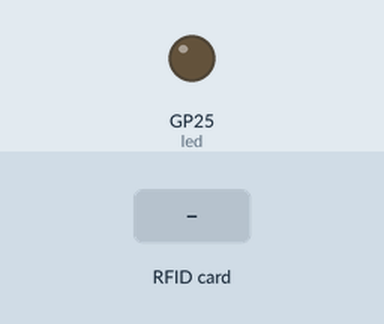
The program below on a simulated Raspberry Pi Pico running MicroPython. Parts: output pins drawn as LEDs (lit = HIGH). Dashed ring = blinking. Inputs (shaded band) come from the test bench. The interpreter's speed is modelled, so counts of loop turns are approximate; the RFID card's data blocks start empty; library files of the repository ran but are not shown: mfrc522.py; pins used as bus, display or sensor lines are not drawn; what the program prints to the serial console is not drawn.

Above: at 1.2 s.
1.3 s: RFID card 0C 22 38 4E held to the reader
At 2.0 s:
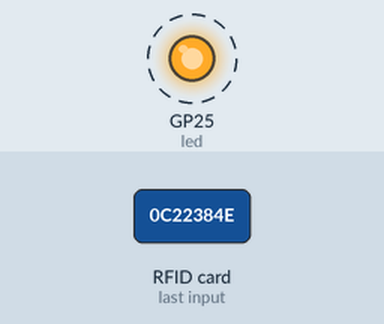
4.4 s: RFID card 01 C0 F2 06 held to the reader
At 5.5 s:
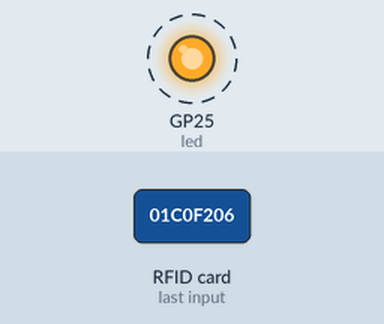
7.5 s: RFID card 05 BA 65 06 held to the reader
Timing chart, 0 to 12.7 s (numbered marks = the images above; inputs shaded):
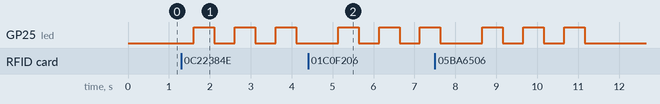

The program:

HW_access_control_secure.py
```python
from mfrc522 import MFRC522
from machine import Pin
import utime

# =========================
# LED SETUP
# =========================
led = Pin(25, Pin.OUT)

# =========================
# DEFAULT KEY
# =========================
DEFAULT_KEY = [0xFF]*6

# =========================
# AUTHORIZED DATABASE
# UID + NAME (must match both)
# =========================
AUTHORIZED_CARDS = [
    {"uid": [12, 34, 56, 78], "name": "Somnang_2026"},
    {"uid": [111, 222, 333, 444], "name": "STUDENT_B"},
    {"uid": [1, 192, 242, 6], "name": "Student A"},
    {"uid": [5, 186, 101, 6], "name": "Student D"},
]

# =========================
# RFID SETUP
# =========================
reader = MFRC522(
    sck=6,
    mosi=7,
    miso=4,
    rst=22,
    cs=5,
    spi_id=0
)

print("=== SECURE ACCESS CONTROL ===")
print("Scan your card...\n")

# =========================
# LED FUNCTIONS
# =========================
def access_granted():
    print("ACCESS GRANTED ✅")
    for _ in range(5):
        led.value(1)
        utime.sleep_ms(100)
        led.value(0)
        utime.sleep_ms(100)

def access_denied():
    print("ACCESS DENIED ❌")
    for _ in range(3):
        led.value(1)
        utime.sleep_ms(500)
        led.value(0)
        utime.sleep_ms(500)

# =========================
# READ TEXT FROM BLOCK
# =========================
def read_name_from_card(uid, block=1):
    if reader.auth(reader.AUTHENT1A, block, DEFAULT_KEY, uid) == reader.OK:
        (stat, data) = reader.read(block)
        reader.stop_crypto1()

        if stat == reader.OK:
            # Convert to string
            text = ''.join([chr(i) for i in data]).strip()
            return text
    return None

# =========================
# CHECK AUTHORIZATION
# =========================
def is_authorized(uid, name):
    for card in AUTHORIZED_CARDS:
        if card["uid"] == uid and card["name"] == name:
            return True
    return False

# =========================
# MAIN LOOP
# =========================
while True:
    reader.init()

    (stat, tag_type) = reader.request(reader.REQIDL)

    if stat == reader.OK:
        print("\nCard detected!")

        (stat, uid) = reader.SelectTagSN()

        if stat == reader.OK:
            print("UID:", uid)

            # Read stored name
            name = read_name_from_card(uid)

            if name:
                print("Card Name:", name)

                if is_authorized(uid, name):
                    access_granted()
                else:
                    access_denied()
            else:
                print("Failed to read card data")
                access_denied()

    utime.sleep_ms(500)
```

Measured:
- after the input at 1.3 s, GP25 (led): alternates HIGH for 0.50 s and LOW for 0.50 s, starting after 0.31 s
- after the input at 4.4 s, GP25 (led): alternates HIGH for 0.50 s and LOW for 0.50 s, starting after 0.73 s
